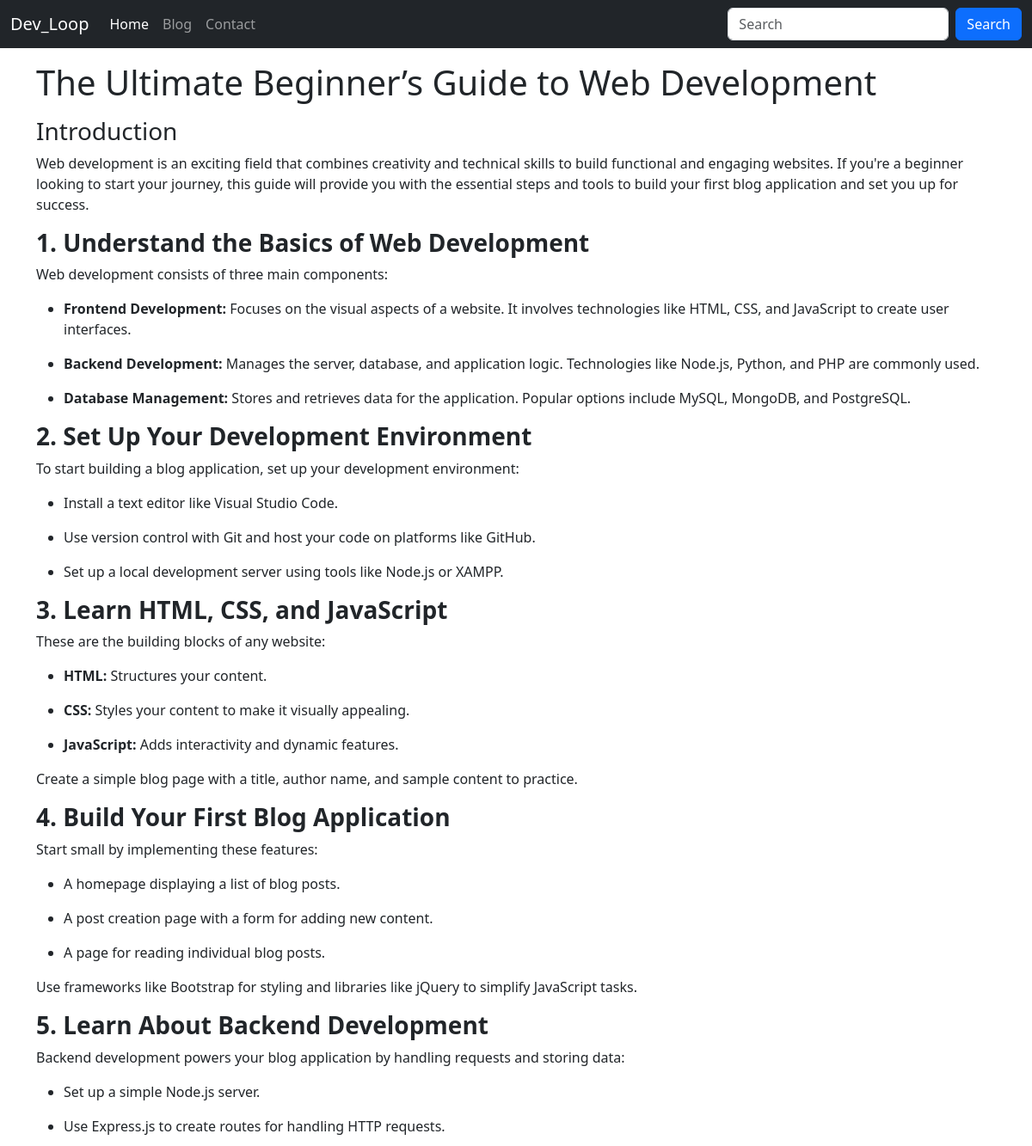
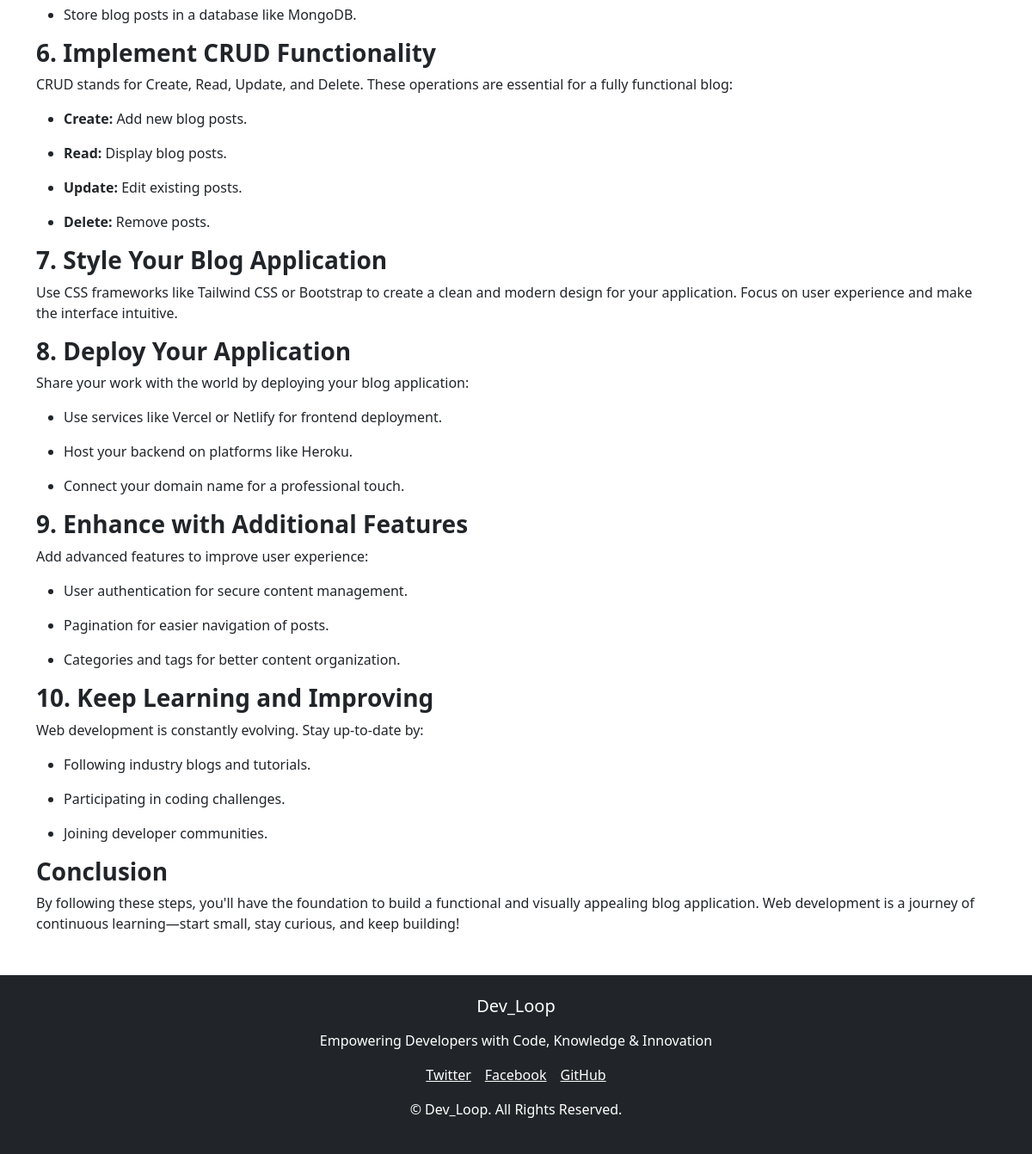
/blogpost/web_development, run on the app's committed database (2 pictures, top to bottom).
### blog/models.py (models this page shows, shortened)
class Blog (models.Model):
    sno=models.AutoField(primary_key=True)
    title=models.CharField(max_length=200)
    Content=HTMLField()
    slug=models.CharField(max_length=100)
    time=models.DateTimeField(auto_now_add=True)

### blog/views.py (the view)
# urls.py: path('blogpost/<str:slug>',views.blogpost, name='blogpost'),
def blogpost(request,slug):
    blog=Blog.objects.filter(slug=slug).first()
    context={'blog':blog}
    return render(request,'blogpost.html',context)

### templates/blogpost.html
{% extends "base.html" %}
{% block blogactive %}active{% endblock blogactive%}
{% block body %}
<div class="container">
<h1 class="my-3">{{blog.title}}</h1>
<div class="my-3">
{{blog.Content|safe}}
</div>
</div>
{% endblock body %}

### data on the page
Blog: title "The Ultimate Beginner’s Guide to Web Development", Content "Introduction Web development is an exciting field that combines creativity and technical skills to build functional and engaging websites. If you're a beginner looking to start your journey, this guide will provide you with the essential steps and tools to build your first blog application and set you up for success. 1. Understand the Basics of Web Development Web development consists of three main components: Frontend Development: Focuses on the visual aspects of a website. It involves technologies like HTML, CSS, and JavaScript to create user interfaces. Backend Development: Manages the server, database, and application logic. Technologies like Node.js, Python, and PHP are commonly used.…"
